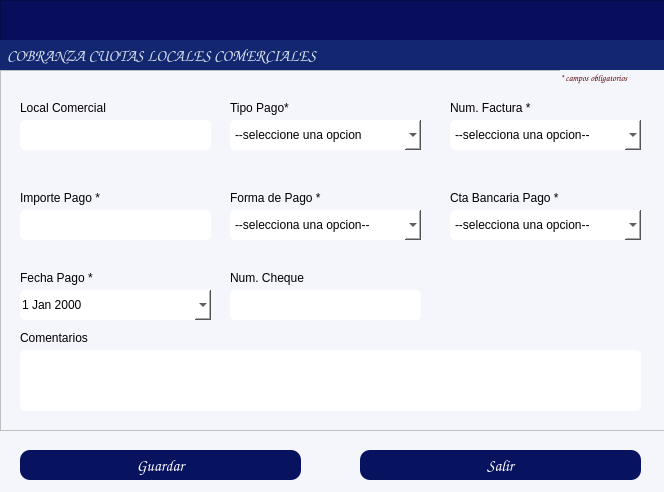
<?xml version="1.0" encoding="UTF-8"?>
<ui version="4.0">
 <class>Dialog</class>
 <widget class="QDialog" name="Dialog">
  <property name="windowModality">
   <enum>Qt::WindowModality::ApplicationModal</enum>
  </property>
  <property name="geometry">
   <rect>
    <x>0</x>
    <y>0</y>
    <width>664</width>
    <height>492</height>
   </rect>
  </property>
  <property name="windowTitle">
   <string/>
  </property>
  <property name="styleSheet">
   <string notr="true">background-color: rgb(245, 245, 252);</string>
  </property>
  <property name="modal">
   <bool>true</bool>
  </property>
  <widget class="QPushButton" name="btnRegistrar">
   <property name="geometry">
    <rect>
     <x>20</x>
     <y>450</y>
     <width>281</width>
     <height>30</height>
    </rect>
   </property>
   <property name="font">
    <font>
     <family>Comic Sans MS</family>
     <pointsize>12</pointsize>
     <bold>false</bold>
    </font>
   </property>
   <property name="cursor">
    <cursorShape>PointingHandCursor</cursorShape>
   </property>
   <property name="styleSheet">
    <string notr="true">background-color: rgb(8, 19, 95);
color: rgb(255, 255, 255);
border-radius:10px;
</string>
   </property>
   <property name="text">
    <string>Guardar</string>
   </property>
   <property name="icon">
    <iconset>
     <normaloff>../iconos/guardar.png</normaloff>../iconos/guardar.png</iconset>
   </property>
   <property name="iconSize">
    <size>
     <width>40</width>
     <height>40</height>
    </size>
   </property>
  </widget>
  <widget class="QPushButton" name="btnSalir">
   <property name="geometry">
    <rect>
     <x>360</x>
     <y>450</y>
     <width>281</width>
     <height>30</height>
    </rect>
   </property>
   <property name="font">
    <font>
     <family>Comic Sans MS</family>
     <pointsize>12</pointsize>
     <bold>false</bold>
    </font>
   </property>
   <property name="cursor">
    <cursorShape>PointingHandCursor</cursorShape>
   </property>
   <property name="styleSheet">
    <string notr="true">background-color: rgb(8, 19, 95);
color: rgb(255, 255, 255);
border-radius:10px;</string>
   </property>
   <property name="text">
    <string>Salir</string>
   </property>
   <property name="icon">
    <iconset>
     <normaloff>../iconos/salir.ico</normaloff>../iconos/salir.ico</iconset>
   </property>
   <property name="iconSize">
    <size>
     <width>30</width>
     <height>30</height>
    </size>
   </property>
  </widget>
  <widget class="QFrame" name="frame_4">
   <property name="geometry">
    <rect>
     <x>0</x>
     <y>0</y>
     <width>681</width>
     <height>71</height>
    </rect>
   </property>
   <property name="maximumSize">
    <size>
     <width>16777215</width>
     <height>16777215</height>
    </size>
   </property>
   <property name="styleSheet">
    <string notr="true">background-color: rgb(8, 14, 91);</string>
   </property>
   <property name="frameShape">
    <enum>QFrame::Shape::StyledPanel</enum>
   </property>
   <property name="frameShadow">
    <enum>QFrame::Shadow::Raised</enum>
   </property>
   <widget class="QLabel" name="label_11">
    <property name="geometry">
     <rect>
      <x>0</x>
      <y>40</y>
      <width>832</width>
      <height>31</height>
     </rect>
    </property>
    <property name="font">
     <font>
      <family>Comic Sans MS</family>
      <pointsize>12</pointsize>
      <bold>true</bold>
     </font>
    </property>
    <property name="styleSheet">
     <string notr="true">color: rgb(255, 255, 255);
background-color: rgb(19, 39, 113);
color: rgb(255, 78, 2);
color: rgb(216, 224, 236);</string>
    </property>
    <property name="text">
     <string>  COBRANZA CUOTAS LOCALES COMERCIALES</string>
    </property>
    <property name="alignment">
     <set>Qt::AlignmentFlag::AlignLeading|Qt::AlignmentFlag::AlignLeft|Qt::AlignmentFlag::AlignVCenter</set>
    </property>
   </widget>
  </widget>
  <widget class="QFrame" name="frame">
   <property name="geometry">
    <rect>
     <x>0</x>
     <y>70</y>
     <width>691</width>
     <height>361</height>
    </rect>
   </property>
   <property name="frameShape">
    <enum>QFrame::Shape::StyledPanel</enum>
   </property>
   <property name="frameShadow">
    <enum>QFrame::Shadow::Raised</enum>
   </property>
   <widget class="QLineEdit" name="txtCheque">
    <property name="geometry">
     <rect>
      <x>230</x>
      <y>220</y>
      <width>191</width>
      <height>30</height>
     </rect>
    </property>
    <property name="styleSheet">
     <string notr="true">background-color: rgb(255, 255, 255);
border-radius:5px;</string>
    </property>
    <property name="alignment">
     <set>Qt::AlignmentFlag::AlignBottom|Qt::AlignmentFlag::AlignLeading|Qt::AlignmentFlag::AlignLeft</set>
    </property>
   </widget>
   <widget class="QLineEdit" name="txtLocal">
    <property name="geometry">
     <rect>
      <x>20</x>
      <y>50</y>
      <width>191</width>
      <height>30</height>
     </rect>
    </property>
    <property name="styleSheet">
     <string notr="true">background-color: rgb(255, 255, 255);
border-radius:5px;</string>
    </property>
    <property name="alignment">
     <set>Qt::AlignmentFlag::AlignBottom|Qt::AlignmentFlag::AlignLeading|Qt::AlignmentFlag::AlignLeft</set>
    </property>
    <property name="readOnly">
     <bool>true</bool>
    </property>
   </widget>
   <widget class="QComboBox" name="cmbTipoCuota">
    <property name="geometry">
     <rect>
      <x>230</x>
      <y>50</y>
      <width>191</width>
      <height>30</height>
     </rect>
    </property>
    <property name="styleSheet">
     <string notr="true">background-color: rgb(255, 255, 255);
border-radius:5px;
</string>
    </property>
    <item>
     <property name="text">
      <string>--seleccione una opcion</string>
     </property>
    </item>
    <item>
     <property name="text">
      <string>pago mensual</string>
     </property>
    </item>
    <item>
     <property name="text">
      <string>pago atrasado</string>
     </property>
    </item>
    <item>
     <property name="text">
      <string>pago anticipado</string>
     </property>
    </item>
    <item>
     <property name="text">
      <string>pago no identificado</string>
     </property>
    </item>
    <item>
     <property name="text">
      <string>pago parcial o a cuenta</string>
     </property>
    </item>
   </widget>
   <widget class="QLabel" name="label">
    <property name="geometry">
     <rect>
      <x>20</x>
      <y>30</y>
      <width>101</width>
      <height>16</height>
     </rect>
    </property>
    <property name="text">
     <string>Local Comercial</string>
    </property>
   </widget>
   <widget class="QLabel" name="label_7">
    <property name="geometry">
     <rect>
      <x>20</x>
      <y>200</y>
      <width>81</width>
      <height>16</height>
     </rect>
    </property>
    <property name="text">
     <string>Fecha Pago *</string>
    </property>
   </widget>
   <widget class="QLabel" name="label_6">
    <property name="geometry">
     <rect>
      <x>20</x>
      <y>120</y>
      <width>81</width>
      <height>16</height>
     </rect>
    </property>
    <property name="text">
     <string>Importe Pago *</string>
    </property>
   </widget>
   <widget class="QLabel" name="label_5">
    <property name="geometry">
     <rect>
      <x>230</x>
      <y>120</y>
      <width>91</width>
      <height>16</height>
     </rect>
    </property>
    <property name="text">
     <string>Forma de Pago *</string>
    </property>
   </widget>
   <widget class="QLabel" name="label_4">
    <property name="geometry">
     <rect>
      <x>450</x>
      <y>30</y>
      <width>81</width>
      <height>16</height>
     </rect>
    </property>
    <property name="text">
     <string>Num. Factura *</string>
    </property>
   </widget>
   <widget class="QLabel" name="label_12">
    <property name="geometry">
     <rect>
      <x>230</x>
      <y>30</y>
      <width>91</width>
      <height>16</height>
     </rect>
    </property>
    <property name="text">
     <string>Tipo Pago*</string>
    </property>
   </widget>
   <widget class="QTextEdit" name="txtComentarios">
    <property name="geometry">
     <rect>
      <x>20</x>
      <y>280</y>
      <width>621</width>
      <height>61</height>
     </rect>
    </property>
    <property name="styleSheet">
     <string notr="true">background-color: rgb(255, 255, 255);
border-radius:5px;
</string>
    </property>
   </widget>
   <widget class="QLabel" name="label_8">
    <property name="geometry">
     <rect>
      <x>450</x>
      <y>120</y>
      <width>111</width>
      <height>16</height>
     </rect>
    </property>
    <property name="text">
     <string>Cta Bancaria Pago *</string>
    </property>
   </widget>
   <widget class="QComboBox" name="cmbFactura">
    <property name="geometry">
     <rect>
      <x>450</x>
      <y>50</y>
      <width>191</width>
      <height>30</height>
     </rect>
    </property>
    <property name="styleSheet">
     <string notr="true">background-color: rgb(255, 255, 255);
border-radius:5px;</string>
    </property>
    <item>
     <property name="text">
      <string>--selecciona una opcion--</string>
     </property>
    </item>
   </widget>
   <widget class="QLineEdit" name="txtImporte">
    <property name="geometry">
     <rect>
      <x>20</x>
      <y>140</y>
      <width>191</width>
      <height>30</height>
     </rect>
    </property>
    <property name="styleSheet">
     <string notr="true">background-color: rgb(255, 255, 255);
border-radius:5px;
</string>
    </property>
    <property name="alignment">
     <set>Qt::AlignmentFlag::AlignBottom|Qt::AlignmentFlag::AlignLeading|Qt::AlignmentFlag::AlignLeft</set>
    </property>
   </widget>
   <widget class="QDateEdit" name="boxDate">
    <property name="geometry">
     <rect>
      <x>20</x>
      <y>220</y>
      <width>191</width>
      <height>30</height>
     </rect>
    </property>
    <property name="styleSheet">
     <string notr="true">background-color: rgb(255, 255, 255);
border-radius:5px;</string>
    </property>
    <property name="calendarPopup">
     <bool>true</bool>
    </property>
   </widget>
   <widget class="QComboBox" name="cmbFormaPago">
    <property name="geometry">
     <rect>
      <x>230</x>
      <y>140</y>
      <width>191</width>
      <height>30</height>
     </rect>
    </property>
    <property name="styleSheet">
     <string notr="true">background-color: rgb(255, 255, 255);
border-radius:5px;</string>
    </property>
    <item>
     <property name="text">
      <string>--selecciona una opcion--</string>
     </property>
    </item>
    <item>
     <property name="text">
      <string>Transferencia SPEI</string>
     </property>
    </item>
    <item>
     <property name="text">
      <string>Cheque</string>
     </property>
    </item>
    <item>
     <property name="text">
      <string>Deposito Bancario</string>
     </property>
    </item>
    <item>
     <property name="text">
      <string>Transferencia Interna</string>
     </property>
    </item>
   </widget>
   <widget class="QLabel" name="label_10">
    <property name="geometry">
     <rect>
      <x>20</x>
      <y>260</y>
      <width>71</width>
      <height>16</height>
     </rect>
    </property>
    <property name="text">
     <string>Comentarios</string>
    </property>
   </widget>
   <widget class="QLabel" name="label_9">
    <property name="geometry">
     <rect>
      <x>230</x>
      <y>200</y>
      <width>81</width>
      <height>16</height>
     </rect>
    </property>
    <property name="text">
     <string>Num. Cheque</string>
    </property>
   </widget>
   <widget class="QLabel" name="label_2">
    <property name="geometry">
     <rect>
      <x>560</x>
      <y>0</y>
      <width>151</width>
      <height>16</height>
     </rect>
    </property>
    <property name="font">
     <font>
      <family>Comic Sans MS</family>
      <pointsize>7</pointsize>
      <italic>true</italic>
      <bold>true</bold>
     </font>
    </property>
    <property name="styleSheet">
     <string notr="true">color: rgb(85, 0, 0);</string>
    </property>
    <property name="text">
     <string>* campos obligatorios</string>
    </property>
   </widget>
   <widget class="QComboBox" name="cmbCtaBancaria">
    <property name="geometry">
     <rect>
      <x>450</x>
      <y>140</y>
      <width>191</width>
      <height>30</height>
     </rect>
    </property>
    <property name="styleSheet">
     <string notr="true">background-color: rgb(255, 255, 255);
border-radius:5px;</string>
    </property>
    <item>
     <property name="text">
      <string>--selecciona una opcion--</string>
     </property>
    </item>
   </widget>
  </widget>
 </widget>
 <resources/>
 <connections/>
</ui>
